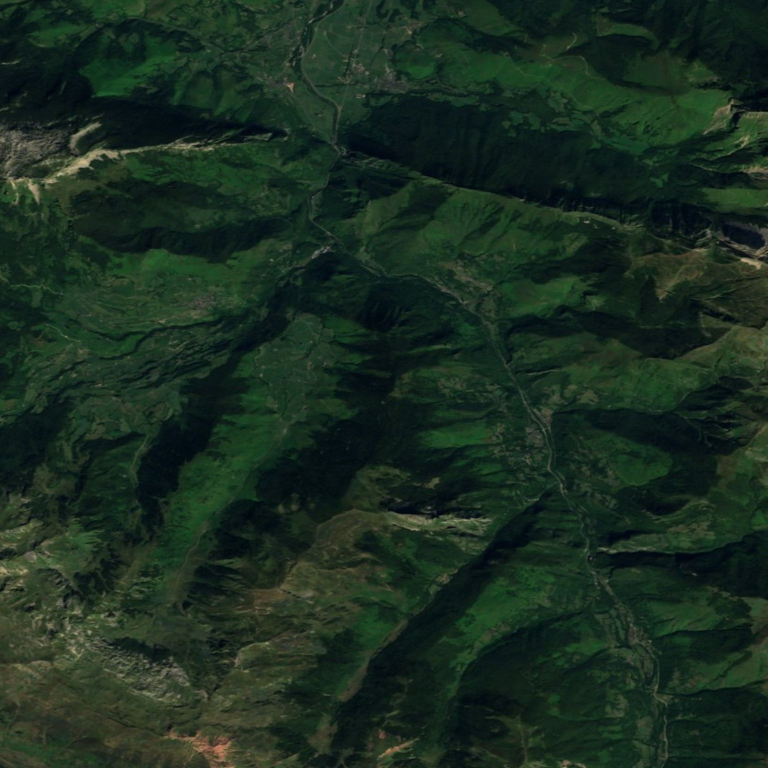
#> input picture data/terrain/hi/c_-1_0.jpg, 1536 x 1536 px (shown at 1/2 size)
$ python -i build_paquete.py   (imports and definitions only)
#> lines starting #> are read from the running program, lines starting #| are printed output that depends on the picture
#> further down, picture is the input picture: PIL image 1536x1536 RGB; mean R, G, B 25.8, 44.6, 31.5
#!/usr/bin/env python3
"""Paquete de zona a máxima calidad para llevar sin conexión (piloto: Balaitús). Cubre el pasillo de las rutas de una cumbre (la de ejemplo y sus «Otras subidas»,
data/subidas/<id>.json) con piezas de 1 × 1 km alineadas a la rejilla de la web (x este, z sur, metros), con un margen de 400 m a cada lado del camino:
  - relieve: MDT05 del IGN (5 m, CC BY 4.0, © Instituto Geográfico Nacional de España, WCS de IDEE), remuestreado a 2,5 m con spline cúbico
    (no añade datos: suaviza el sombreado de cerca). <pieza>.bin.gz: u16 LE, decímetros, n×n (n = 401); 0 = sin dato (fuera de España: se queda el relieve general).
  - ortofoto: PNOA máxima actualidad del IGN (CC BY 4.0) a 4096 px por kilómetro (≈ 25 cm por píxel, la resolución del vuelo), en 4 teselas de 2048 px.
    <pieza>.webp (calidad alta; el paquete es para descargar y borrar).
  - frontera: donde llegan, se usan los datos del IGN de Francia (Géoplateforme, Licence Ouverte Etalab 2.0): el RGE ALTI de 1 m allí donde el MDT05 no llega
    o donde ambos coinciden (dentro de España el servicio francés rellena con datos que se desvían decenas de metros: ahí manda el MDT05), y la ortofoto
    francesa allí donde existe (Francia y la franja de la frontera, con las sombras más suaves), fundida con la del PNOA.
Salida: data/paquetes/<cumbre>/ con index.json {cumbre, lado, piezas: [{id, x0, z0, n, paso, orto}]}. Se le puede añadir a mano `roca` (tono de las paredes en js/paquete.js: granito por defecto; conglomerado en Riglos, mallo-pison); se conserva al rehacer.
Uso: python3 tools/build_paquete.py balaitus [subidas a incluir, p. ej. 1 2] [--rehacer]   (sin subidas: la ruta de ejemplo y la primera subida)"""
import gzip, json, math, os, subprocess, sys, tempfile, time
import numpy as np, rasterio
from rasterio.warp import transform
from scipy.ndimage import map_coordinates
from PIL import Image
sys.path.insert(0, os.path.dirname(os.path.abspath(__file__)))

ROOT = os.path.join(os.path.dirname(os.path.abspath(__file__)), '..')
# [1 line that did not run here, left out]
if meta.get('iw'): meta['lon0'] += meta['iw'] * meta['chunk'] * meta['step']; meta['ncols'] = meta['ncols0']   # y al oeste: x = 0 sigue en el centro de las columnas originales (tools/build_terrain_oeste.py)
# [1 line that did not run here, left out]
# [1 line that did not run here, left out]
# [1 line that did not run here, left out]
toXZ = lambda lon, lat: ((lon - meta['lon0']) * mLon - W / 2, (meta['lat0'] - lat) * mLat - D / 2)
fromXZ = lambda x, z: (meta['lon0'] + (x + W / 2) / mLon, meta['lat0'] - (z + D / 2) / mLat)
LADO, MARGEN, PASO = 1000.0, 400.0, 1.0   # relieve a 1 m (máxima calidad): js/paquete.js lo dibuja a 1, 2 o 4 m según la distancia
N = int(LADO / PASO) + 1
LIDAR = None   # relieve LiDAR de 1 m de la zona (tools/lidar_mdt.py), si existe: ~/tresmiles-fuentes/lidar/<cumbre>_mdt1m.tif

def aplana_sombras(im, fuerza=0.5, sigma=80):   # como tools/build_orto.py: las sombras del vuelo chocan con la luz de la web
#> called with fuerza = 0.5, sigma = 80
    from PIL import ImageFilter
    a = np.asarray(im, np.float32) / 255; L = a.mean(2)
#> after `L = a.mean(2)`:
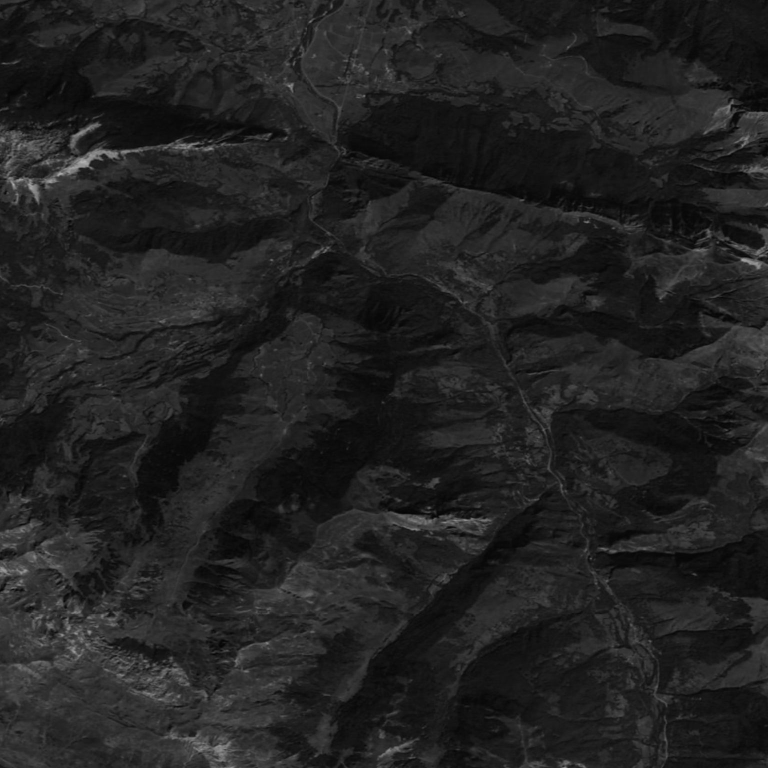
#> L: shape (1536, 1536) float32 (shown at 1/2 size); min 0.00392, max 0.716, mean 0.133
    pq = Image.fromarray((L * 255).astype(np.uint8)).resize((1024, 1024), Image.BILINEAR).filter(ImageFilter.GaussianBlur(sigma / 4))
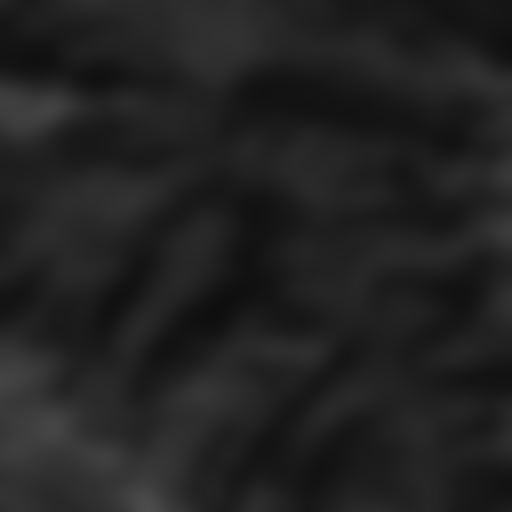
#> pq: PIL image 1024x1024 L (shown at 1/2 size); min 14, max 77, mean 33.6
    low = np.asarray(pq.resize(im.size, Image.BICUBIC), np.float32) / 255
    f = np.clip((low.mean() / np.maximum(low, 0.02)) ** fuerza, 0.7, 1.6)
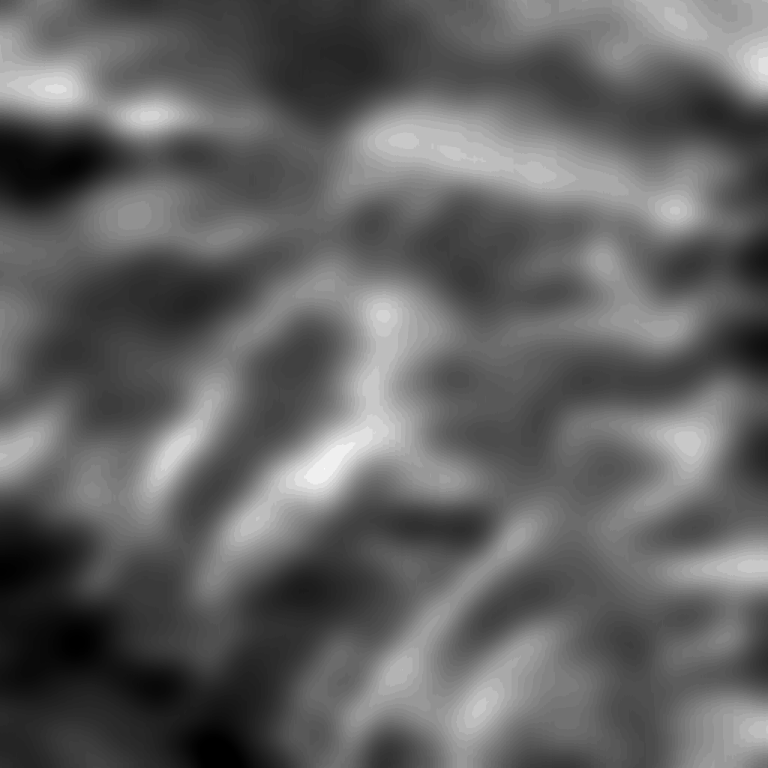
#> f: shape (1536, 1536) float32 (shown at 1/2 size); min 0.7, max 1.55, mean 1.03; drawn with min black and max white
    return Image.fromarray((np.clip(a * f[..., None], 0, 1) * 255).astype(np.uint8))

# [9 lines left out: function curl, not called in this run]

def bbox_rejilla(x0, z0, n, paso):   # recuadro lon/lat cuyos centros de píxel caen en los puntos de la rejilla (con medio píxel de margen)
    lo0, la1 = fromXZ(x0 - paso / 2, z0 - paso / 2); lo1, la0 = fromXZ(x0 + (n - 1) * paso + paso / 2, z0 + (n - 1) * paso + paso / 2)
    return lo0, la0, lo1, la1

# [92 lines left out: functions relieve_fr, relieve, orto, solo_cima, not called in this run]

REHACER = '--rehacer' in sys.argv; args = [a for a in sys.argv[1:] if a != '--rehacer']
cumbre = args[0]; elegidas = [int(a) for a in args[1:]] or [1]
# [1 line not run here, left out]
# [1 line that did not run here, left out]
# [1 line not run here, left out]
sub = os.path.join(ROOT, 'data/subidas', f'{cumbre}.json')
# [1 line not run here, left out]
PAS = os.path.expanduser(f'~/tresmiles-fuentes/lidar/{cumbre}_pasillo.json')   # cumbres populares: pasillo de las trazas GPS de OSM
# [2 lines not run here, left out]
celdas = set()
# [5 lines not run here, left out]
fL = os.path.expanduser(f'~/tresmiles-fuentes/lidar/{cumbre}_mdt1m.tif')
# [5 lines not run here, left out]
if REHACER: idx['piezas'] = []
# [1 line that did not run here, left out]
# [14 lines not run here, left out]
# color: un solo ajuste para todo el paquete (como tools/igualar_orto.py, media y desviación por canal en lineal contra el satélite de debajo), para que el pasillo
# case con el resto del mapa y las piezas no se distingan entre sí
lin = lambda v: np.where(v <= .04045, v / 12.92, ((v + .055) / 1.055) ** 2.4)
A, B = [], []
# [17 lines not run here, left out]
# [1 line that did not run here, left out]
# [1 line not run here, left out]

>>> from PIL import Image
>>> picture = Image.open('../data/terrain/hi/c_-1_0.jpg')
>>> result = aplana_sombras(picture)

$ run again, on data/terrain/hi/c_-1_4.jpg
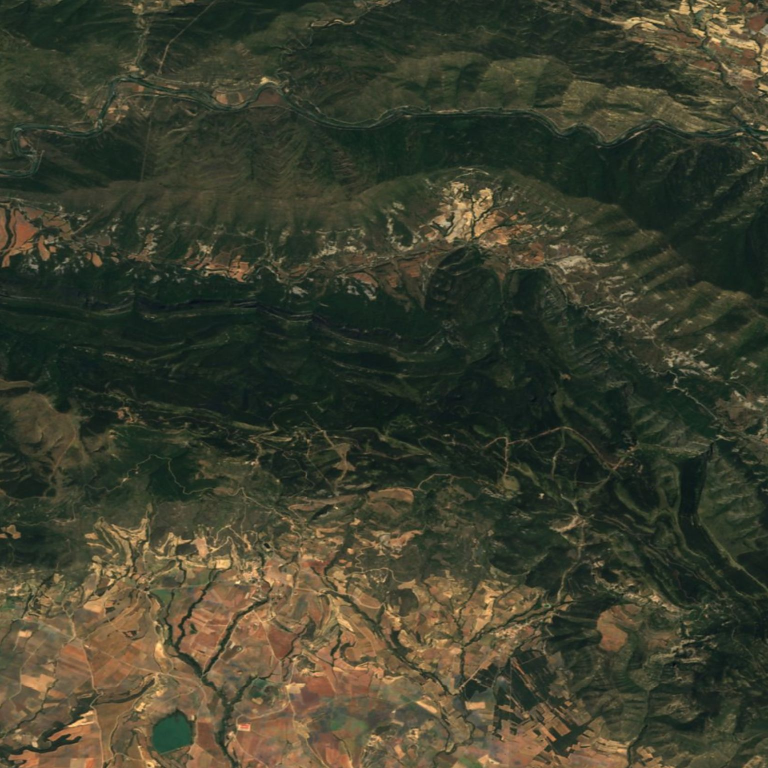
#> input picture data/terrain/hi/c_-1_4.jpg, 1536 x 1536 px (shown at 1/2 size)
#> picture is the input picture: PIL image 1536x1536 RGB; mean R, G, B 61.4, 63.2, 45.9
#> in aplana_sombras, `f = np.clip((low.mean() / np.maximum(low, 0.02)) ** fuerza, 0.7, 1.6)`:
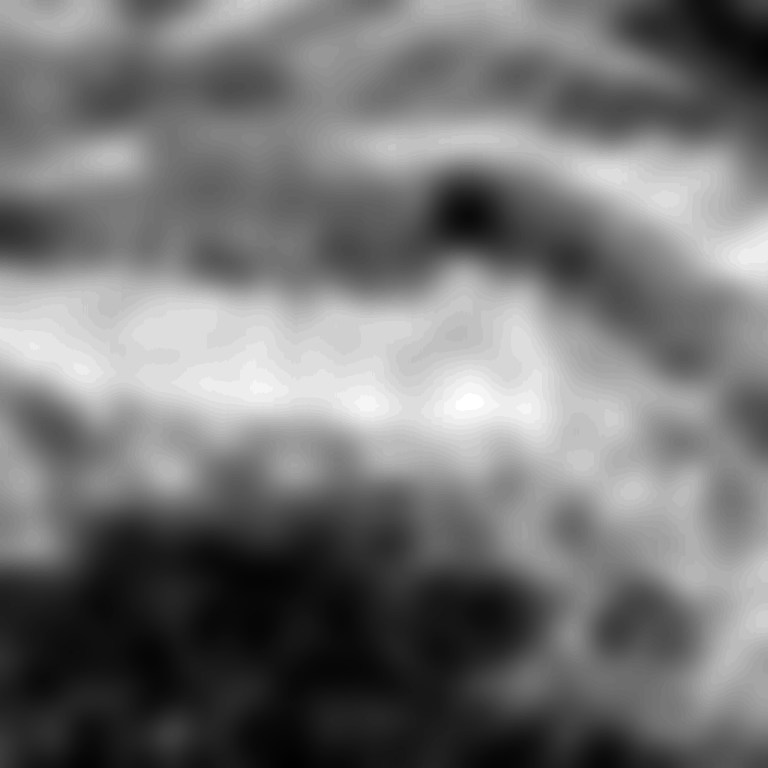
#> f: shape (1536, 1536) float32 (shown at 1/2 size); min 0.702, max 1.48, mean 1.06; drawn with min black and max white
#> in aplana_sombras, `return Image.fromarray((np.clip(a * f[..., None], 0, 1) * 255).astype(..`:
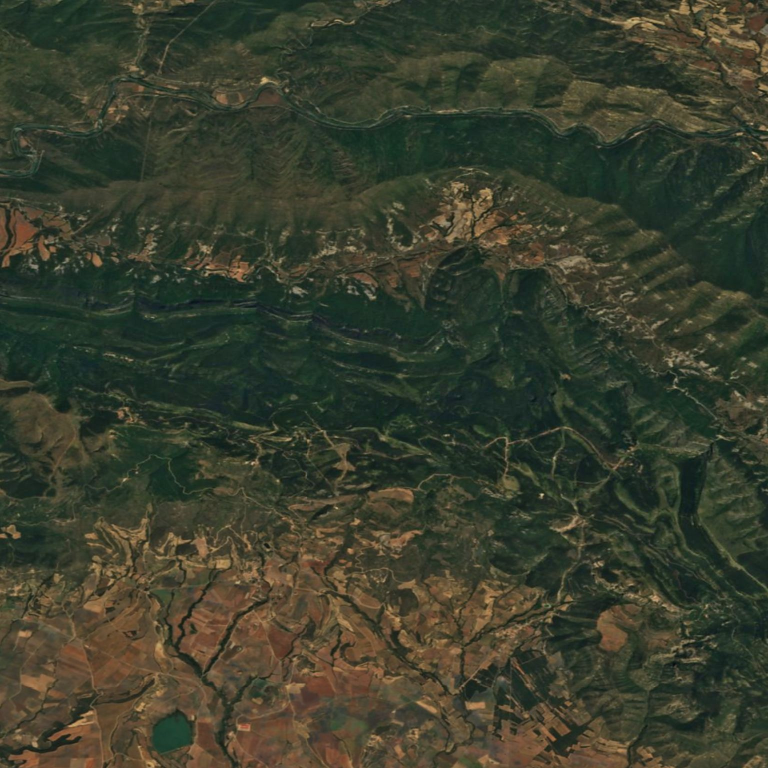
#> returned value: PIL image 1536x1536 RGB (shown at 1/2 size); mean R, G, B 57.9, 62.1, 45.3

$ run again, on data/terrain/hi/c_-1_5.jpg
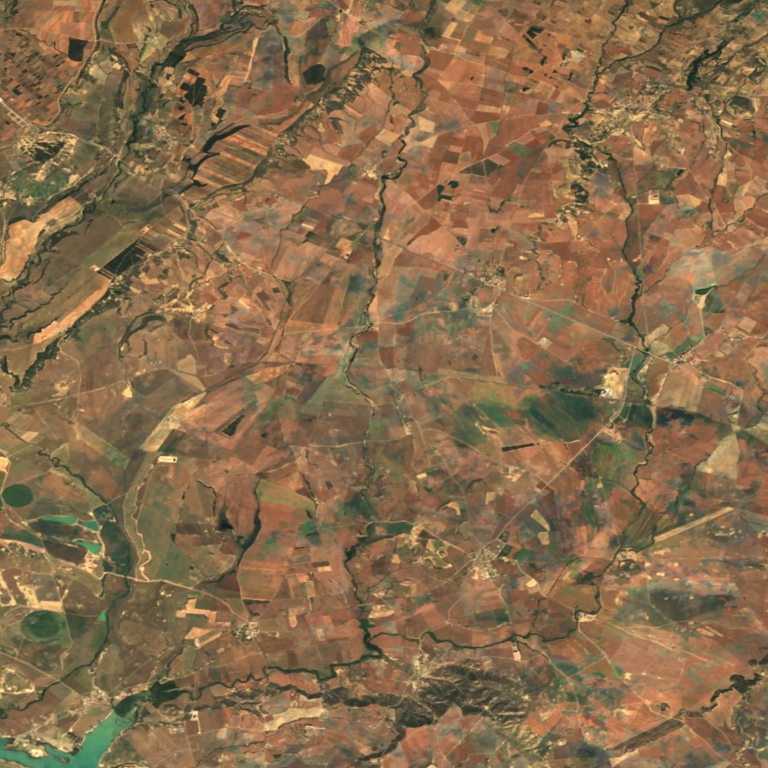
#> input picture data/terrain/hi/c_-1_5.jpg, 1536 x 1536 px (shown at 1/2 size)
#> picture is the input picture: PIL image 1536x1536 RGB; mean R, G, B 135.3, 107.8, 76.7
#> in aplana_sombras, `pq = Image.fromarray((L * 255).astype(np.uint8)).resize((1024, 1024), ..`:
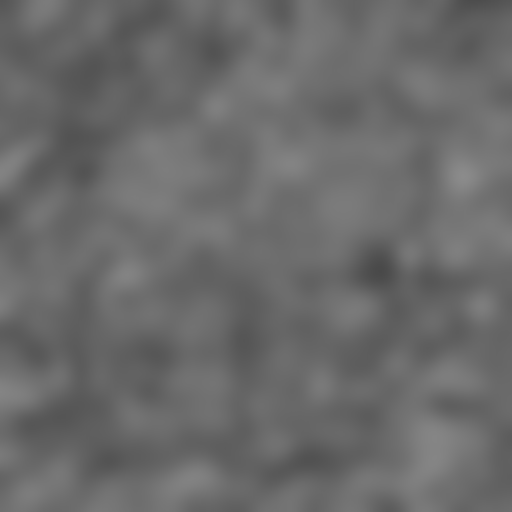
#> pq: PIL image 1024x1024 L (shown at 1/2 size); min 73, max 139, mean 106.3
#> in aplana_sombras, `f = np.clip((low.mean() / np.maximum(low, 0.02)) ** fuerza, 0.7, 1.6)`:
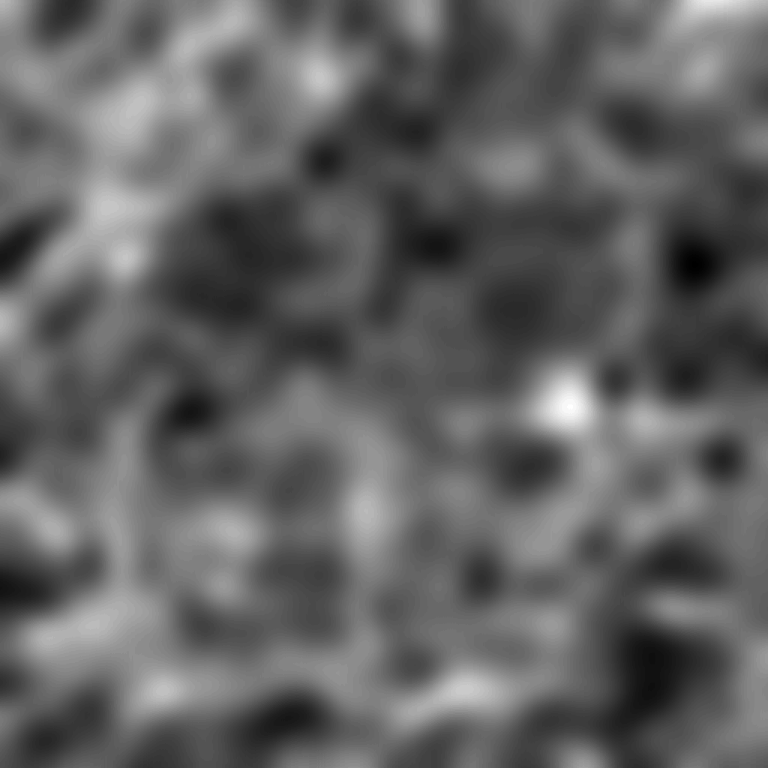
#> f: shape (1536, 1536) float32 (shown at 1/2 size); min 0.875, max 1.21, mean 1; drawn with min black and max white

$ run again, on data/terrain/hi/c_-1_6.jpg
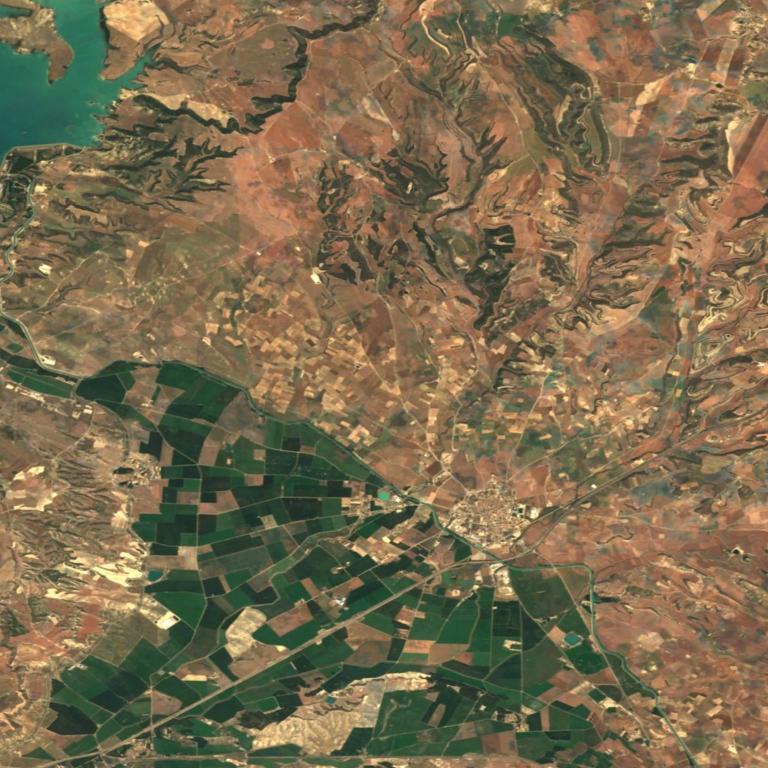
#> input picture data/terrain/hi/c_-1_6.jpg, 1536 x 1536 px (shown at 1/2 size)
#> picture is the input picture: PIL image 1536x1536 RGB; mean R, G, B 121.6, 107, 77.9
#> in aplana_sombras, `f = np.clip((low.mean() / np.maximum(low, 0.02)) ** fuerza, 0.7, 1.6)`:
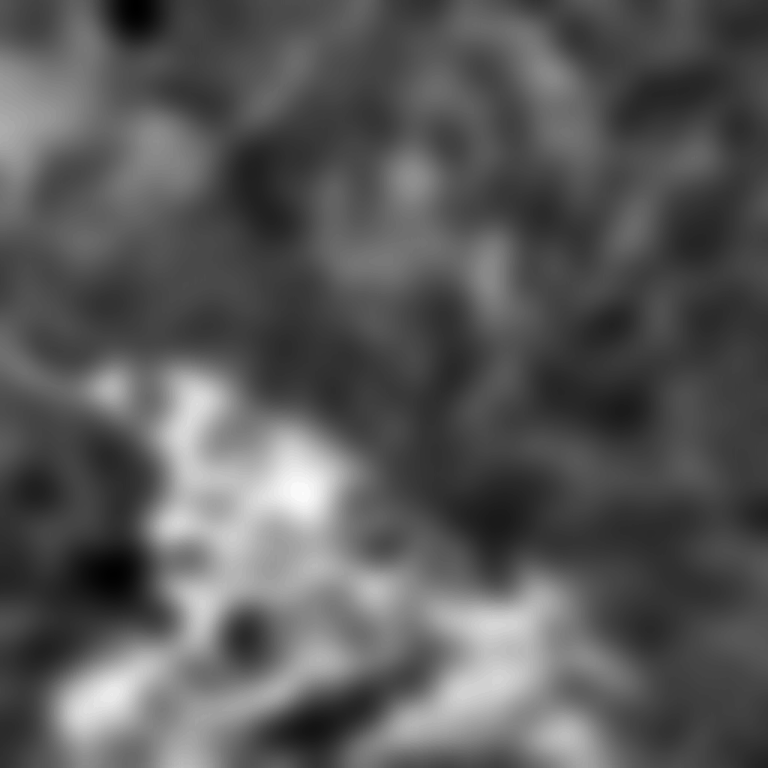
#> f: shape (1536, 1536) float32 (shown at 1/2 size); min 0.798, max 1.41, mean 1.01; drawn with min black and max white
#> in aplana_sombras, `return Image.fromarray((np.clip(a * f[..., None], 0, 1) * 255).astype(..`:
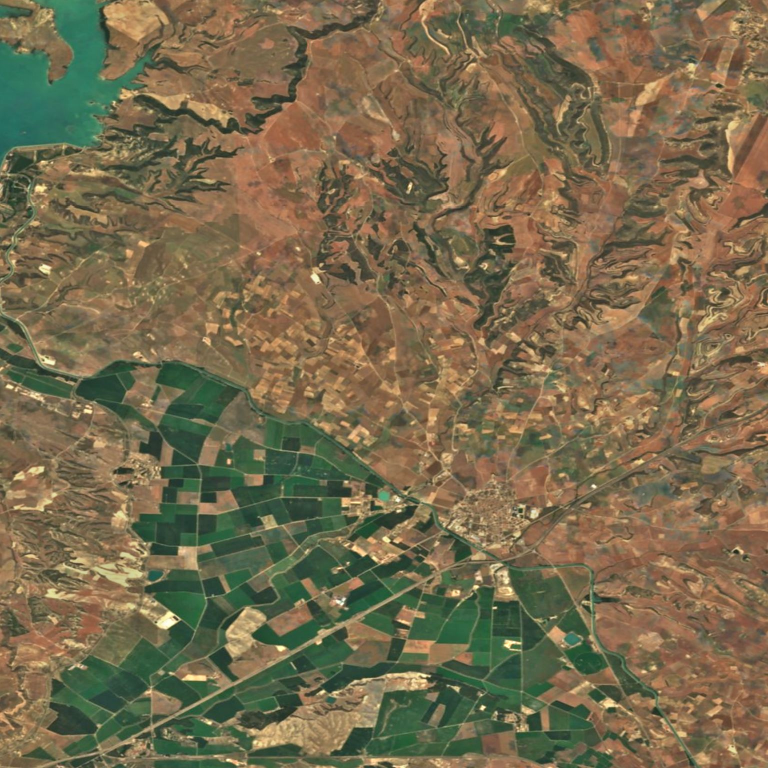
#> returned value: PIL image 1536x1536 RGB (shown at 1/2 size); mean R, G, B 119.3, 106.2, 77.3
